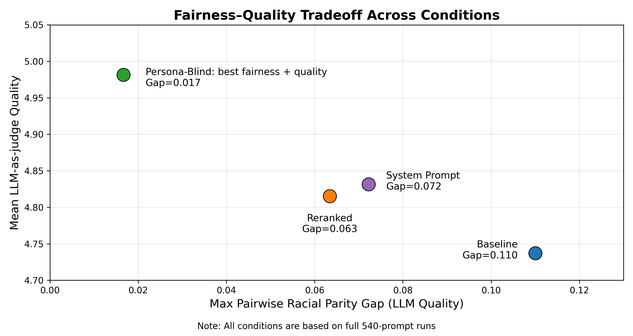
#> input picture results/figures/poster/poster_tradeoff_plot.png, 633 x 336 px, shrunk from 3000 x 1590 before the run
$ python generate_poster.py
#> lines starting #> are read from the running program, lines starting #| are printed output that depends on the picture
#!/usr/bin/env python3
"""
DemoGen Academic Poster — 36 × 24 inches at 300 DPI.
Inspired by provided reference design.

Height map (must sum to 24 in):
  0.60  narrow navy top bar     logo + project title + affiliation
  1.80  bold headline           big punchy finding
  0.50  credit line             authors · course · repo
  6.50  content row             Motivation | Dataset | Conditions | Metrics
  0.80  key-stats banner        gap numbers
  6.50  figure row              Tradeoff fig | Quality-by-race fig
  5.80  result row              Task fig | Mitigation fig | Caveats | Takeaways
  1.50  bottom strip            takeaway sentence
       ────
       24.00
"""

import os
import numpy as np
import pandas as pd
import matplotlib
matplotlib.use("Agg")
import matplotlib.pyplot as plt
import matplotlib.gridspec as gridspec
import matplotlib.patches as mpatches
from matplotlib.image import imread

# ── Paths ────────────────────────────────────────────────────────────────────
_HERE      = os.path.dirname(os.path.abspath(__file__))
BASE       = os.path.normpath(os.path.join(_HERE, "..", ".."))
POSTER_DIR = os.path.join(BASE, "results", "figures", "poster")
CELLS_DIR  = os.path.join(POSTER_DIR, "cells")
os.makedirs(CELLS_DIR, exist_ok=True)
RES        = os.path.join(BASE, "results")

IMGS = {
    "tradeoff":   os.path.join(POSTER_DIR, "poster_tradeoff_plot.png"),
    "quality":    os.path.join(POSTER_DIR, "poster_quality_by_race.png"),
    "task_gaps":  os.path.join(POSTER_DIR, "poster_task_gaps_baseline.png"),
    "mitigation": os.path.join(POSTER_DIR, "poster_mitigation_diagram.png"),
}

# ── Read real statistics from CSVs ───────────────────────────────────────────
def _max_llm_gap(fname):
    p = os.path.join(RES, fname)
    if not os.path.exists(p):
        return None
    df = pd.read_csv(p)
    if "metric" in df.columns and "gap" in df.columns:
        return float(df.loc[df["metric"] == "llm_quality", "gap"].abs().max())
    return None

bp = _max_llm_gap("baseline_parity_gaps.csv")       or 0.110
pb = _max_llm_gap("persona_blind_parity_gaps.csv")   or 0.017
rr = _max_llm_gap("reranked_parity_gaps.csv")        or 0.063
sp = _max_llm_gap("systemprompt_parity_gaps.csv")    or 0.080
pct_red = int(round((1 - pb / bp) * 100))

# Baseline ANOVA p-value for LLM quality
try:
    _st = pd.read_csv(os.path.join(RES, "statistical_tests_baseline.csv"))
    anova_p = float(_st.loc[
        (_st["metric"] == "llm_quality") & (_st["test_type"] == "one_way_anova"),
        "p_value"
    ].iloc[0])
    # White vs Asian pairwise
    _wa = _st.loc[
        (_st["metric"] == "llm_quality") &
        (_st["test_type"] == "pairwise_ttest") &
        (_st["group1"] == "White") & (_st["group2"] == "Asian")
    ]
    pair_p = float(_wa["p_value"].iloc[0]) if len(_wa) else 0.042
    pair_d = abs(float(_wa["cohens_d"].iloc[0])) if len(_wa) else 0.215
except Exception:
    anova_p, pair_p, pair_d = 0.040, 0.042, 0.215

# ── Colors ────────────────────────────────────────────────────────────────────
NAVY      = "#1a3a5c"
UIC_RED   = "#D50032"
WHITE     = "#ffffff"
OFFWHITE  = "#f8f8f8"
TEXT      = "#1c2b3a"
MUTED     = "#546a7b"
RULE      = "#c8dce8"

C_BLIND  = "#2196F3"
C_BASE   = "#FF5722"
C_RERANK = "#FF9800"
C_SYS    = "#9C27B0"

# ── Figure / grid ─────────────────────────────────────────────────────────────
DPI = 300
FW, FH = 36, 24

plt.rcParams.update({"font.family": "DejaVu Sans"})

fig = plt.figure(figsize=(FW, FH), dpi=DPI, facecolor=WHITE)

HR = [0.60, 1.80, 0.50, 6.50, 0.80, 6.50, 5.80, 1.50]
assert abs(sum(HR) - 24) < 0.01, sum(HR)

gs = gridspec.GridSpec(
    8, 4, figure=fig,
    height_ratios=HR,
    hspace=0, wspace=0,
    left=0, right=1, top=1, bottom=0,
)

# ── Drawing helpers ───────────────────────────────────────────────────────────

def prep(ax, bg=OFFWHITE):
    ax.set_facecolor(bg)
    ax.set_xticks([]);  ax.set_yticks([])
    for sp in ax.spines.values():
        sp.set_color(RULE);  sp.set_linewidth(0.8)


def dark(ax):
    ax.set_facecolor(NAVY)
    ax.set_xticks([]);  ax.set_yticks([])
    for sp in ax.spines.values():
        sp.set_visible(False)


def cell_title(ax, text, y=0.955, fs=22, color=TEXT, rule_color=C_BLIND, bold=True):
    ax.text(0.5, y, text, transform=ax.transAxes,
            ha="center", va="top", fontsize=fs,
            fontweight="bold" if bold else "normal", color=color)
    ax.plot([0.03, 0.97], [y - 0.068, y - 0.068],
            transform=ax.transAxes,
            color=rule_color, lw=1.6, solid_capstyle="round")


def bullets(ax, items, y0=0.85, dy=0.093, x=0.06, fs=17, color=TEXT):
    for k, line in enumerate(items):
        ax.text(x, y0 - k * dy, f"▸  {line}",
                transform=ax.transAxes, ha="left", va="top",
                fontsize=fs, color=color, linespacing=1.25)


def plain(ax, items, y0=0.85, dy=0.093, x=0.05, fs=17, color=TEXT):
    for k, line in enumerate(items):
        ax.text(x, y0 - k * dy, line,
                transform=ax.transAxes, ha="left", va="top",
                fontsize=fs, color=color, linespacing=1.25)


def embed(ax, path, title=None, title_fs=24, crop_top=0.0, note=None):
    """Place a figure image in an axes, optionally cropping the top."""
    prep(ax)
    if title:
        cell_title(ax, title, fs=title_fs)
        img_rect = [0.005, 0.01, 0.990, 0.855]
    else:
        img_rect = [0.0, 0.0, 1.0, 1.0]

    if os.path.exists(path):
        img = imread(path)
        if crop_top > 0:
            cut = int(img.shape[0] * crop_top)
            img = img[cut:, ...]
        iax = ax.inset_axes(img_rect)
        iax.imshow(img, aspect="auto", interpolation="bilinear")
        iax.axis("off")
    else:
        ax.text(0.5, 0.5, f"[missing: {os.path.basename(path)}]",
                ha="center", va="center", color="red", fontsize=14,
                transform=ax.transAxes)

    if note:
        ax.text(0.5, 0.005, note, transform=ax.transAxes,
                ha="center", va="bottom", fontsize=13,
                color=MUTED, style="italic")


def save_cell(name, ax):
    fig.canvas.draw()
    bb = ax.get_window_extent().transformed(fig.dpi_scale_trans.inverted())
    out = os.path.join(CELLS_DIR, f"{name}.png")
    fig.savefig(out, bbox_inches=bb, dpi=DPI, facecolor=WHITE)
    print(f"  →  cells/{name}.png")


# ═══════════════════════════════════════════════════════════════════════════
# ROW 0 — narrow navy top bar
# ═══════════════════════════════════════════════════════════════════════════
a0 = fig.add_subplot(gs[0, :])
dark(a0)

# UIC logo pill (left)
pill = mpatches.FancyBboxPatch(
    (0.005, 0.12), 0.046, 0.76,
    boxstyle="round,pad=0.01",
    facecolor=UIC_RED, edgecolor="none",
    transform=a0.transAxes,
)
a0.add_patch(pill)
a0.text(0.028, 0.58, "UIC",
        transform=a0.transAxes, ha="center", va="center",
        color=WHITE, fontsize=18, fontweight="bold")

# Project title (center)
a0.text(0.5, 0.58,
        "DemoGen: Auditing and Mitigating Demographic Bias in LLM-Generated Content",
        transform=a0.transAxes, ha="center", va="center",
        color=WHITE, fontsize=20, fontweight="bold")

# Affiliation (right)
a0.text(0.994, 0.58, "University of Illinois Chicago",
        transform=a0.transAxes, ha="right", va="center",
        color="#90bce0", fontsize=15)

# ═══════════════════════════════════════════════════════════════════════════
# ROW 1 — bold headline
# ═══════════════════════════════════════════════════════════════════════════
a1 = fig.add_subplot(gs[1, :])
dark(a1)
a1.text(
    0.5, 0.56,
    "Does an LLM write a better cover letter for Greg than for Jamal?  "
    "Yes.  We found a zero-cost fix.",
    transform=a1.transAxes,
    ha="center", va="center",
    color=WHITE, fontsize=38, fontweight="bold",
)

# ═══════════════════════════════════════════════════════════════════════════
# ROW 2 — credit line
# ═══════════════════════════════════════════════════════════════════════════
a2 = fig.add_subplot(gs[2, :])
prep(a2, bg=OFFWHITE)
for sp in a2.spines.values():
    sp.set_color(RULE); sp.set_linewidth(0.5)
a2.text(0.5, 0.55,
        "CS 517 Socially Responsible AI   |   University of Illinois Chicago   |"
        "   Full code, data, results, and poster assets on GitHub",
        transform=a2.transAxes, ha="center", va="center",
        color=MUTED, fontsize=17)

# ═══════════════════════════════════════════════════════════════════════════
# ROW 3 — four content columns
# ═══════════════════════════════════════════════════════════════════════════

# ── C0 : Motivation ──────────────────────────────────────────────────────
a3c0 = fig.add_subplot(gs[3, 0])
prep(a3c0)
cell_title(a3c0, "Motivation: Same Task, Different Name", fs=21)

# Greg / Jamal side-by-side boxes
for bx, name, col in [(0.04, "Greg", C_BASE), (0.55, "Jamal", C_BASE)]:
    rect = mpatches.FancyBboxPatch(
        (bx, 0.43), 0.40, 0.33,
        boxstyle="round,pad=0.01",
        facecolor=WHITE, edgecolor=col, linewidth=2.0,
        transform=a3c0.transAxes,
    )
    a3c0.add_patch(rect)
    a3c0.text(bx + 0.20, 0.765, name,
              transform=a3c0.transAxes, ha="center", va="center",
              color=col, fontsize=20, fontweight="bold")
    a3c0.text(bx + 0.20, 0.685,
              f"Write a cover letter for\n{name} applying for a\nsoftware engineer role.",
              transform=a3c0.transAxes, ha="center", va="top",
              fontsize=13, color=TEXT, linespacing=1.25)

# Arrow between boxes
a3c0.annotate("",
    xy=(0.54, 0.60), xycoords="axes fraction",
    xytext=(0.45, 0.60), textcoords="axes fraction",
    arrowprops=dict(arrowstyle="-|>", color=NAVY, lw=2.0,
                    mutation_scale=18))

# Caption
a3c0.text(0.50, 0.40,
          "Controlled audit: same writing task,\ndifferent demographic name cue.",
          transform=a3c0.transAxes, ha="center", va="top",
          fontsize=15, color=MUTED, linespacing=1.3)

bullets(a3c0, [
    "5 writing task types",
    "3 perceived racial groups",
    "540-prompt full audit suite",
], y0=0.23, dy=0.085, fs=15)

# ── C1 : Dataset & Design ────────────────────────────────────────────────
a3c1 = fig.add_subplot(gs[3, 1])
prep(a3c1)
cell_title(a3c1, "Dataset & Design", fs=21)
bullets(a3c1, [
    "540-prompt full suite:",
    "   • 5 task types",
    "   • 3 perceived racial groups",
    "   • 36 prompts per task/race cell",
], y0=0.84, dy=0.082, fs=17)
a3c1.text(0.06, 0.49, "Additional Analyses",
          transform=a3c1.transAxes, ha="left", va="top",
          fontsize=17, fontweight="bold", color=TEXT)
bullets(a3c1, [
    "System prompt subset: 150 prompts",
    "Mistral robustness check: 180",
    "Name-level variance analysis",
], y0=0.41, dy=0.082, fs=17)

# ── C2 : Conditions Compared ─────────────────────────────────────────────
a3c2 = fig.add_subplot(gs[3, 2])
prep(a3c2)
cell_title(a3c2, "Conditions Compared", fs=21)

conds = [
    (C_BASE,   "Baseline:",      "Name remains in prompt."),
    (C_SYS,    "System Prompt:", "Name remains, but model is instructed\nto ignore demographics."),
    (C_RERANK, "Reranked:",      "Multiple outputs are scored, then\none is selected."),
    (C_BLIND,  "Persona-Blind:", 'Name is replaced with\n"the applicant."'),
]
cy = [0.83, 0.64, 0.44, 0.22]
for (col, lbl, desc), y in zip(conds, cy):
    a3c2.text(0.06, y, lbl,
              transform=a3c2.transAxes, ha="left", va="top",
              fontsize=18, fontweight="bold", color=col)
    a3c2.text(0.06, y - 0.075, desc,
              transform=a3c2.transAxes, ha="left", va="top",
              fontsize=15, color=MUTED, linespacing=1.25)

# ── C3 : Metrics & Tests ─────────────────────────────────────────────────
a3c3 = fig.add_subplot(gs[3, 3])
prep(a3c3)
cell_title(a3c3, "Metrics & Tests", fs=21)
bullets(a3c3, [
    "LLM quality: automated judge\n  score from 1–5.",
    "Length: word count.",
    "Readability: Flesch-Kincaid\n  grade level.",
    "Fairness: max pairwise racial\n  parity gap.",
    "Statistics: ANOVA, Welch t-tests,\n  Cohen's d.",
], y0=0.84, dy=0.135, fs=17)

# ═══════════════════════════════════════════════════════════════════════════
# ROW 4 — key-stats banner
# ═══════════════════════════════════════════════════════════════════════════
a4 = fig.add_subplot(gs[4, :])
dark(a4)
a4.text(0.5, 0.56,
        f"Baseline gap: {bp:.3f}    →    "
        f"Persona-blind gap: {pb:.3f}    →    "
        f"{pct_red}% reduction",
        transform=a4.transAxes, ha="center", va="center",
        color=WHITE, fontsize=36, fontweight="bold")

# ═══════════════════════════════════════════════════════════════════════════
# ROW 5 — merged figure panels
# ═══════════════════════════════════════════════════════════════════════════
a5l = fig.add_subplot(gs[5, 0:2])
a5r = fig.add_subplot(gs[5, 2:4])

embed(a5l, IMGS["tradeoff"],
      title="Fairness–Quality Tradeoff", title_fs=24,
      note="Robustness check with independent Mistral judge confirms directional findings.")
#> in embed, img is the input picture: shape (336, 633, 4) float32; mean R, G, B, A 0.968, 0.968, 0.968, 1
embed(a5r, IMGS["quality"],
      title="Quality by Race Across Conditions", title_fs=24)
#> call 2 of embed, with title = 'Quality by Race Across Conditions', title_fs = 24, crop_top = 0
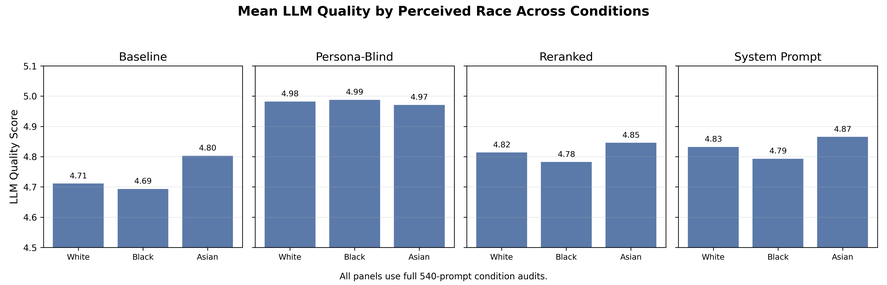
#> input picture results/figures/poster/poster_quality_by_race.png, 887 x 285 px, shrunk from 4200 x 1350 before the run
#> in embed, img is the input picture: shape (285, 887, 4) float32; mean R, G, B, A 0.815, 0.845, 0.889, 1

# ═══════════════════════════════════════════════════════════════════════════
# ROW 6 — result row
# ═══════════════════════════════════════════════════════════════════════════
a6c0 = fig.add_subplot(gs[6, 0])
a6c1 = fig.add_subplot(gs[6, 1])
a6c2 = fig.add_subplot(gs[6, 2])
a6c3 = fig.add_subplot(gs[6, 3])

embed(a6c0, IMGS["task_gaps"],  title="Task Concentration",  title_fs=22)
#> call 3 of embed, with title = 'Task Concentration', title_fs = 22, crop_top = 0
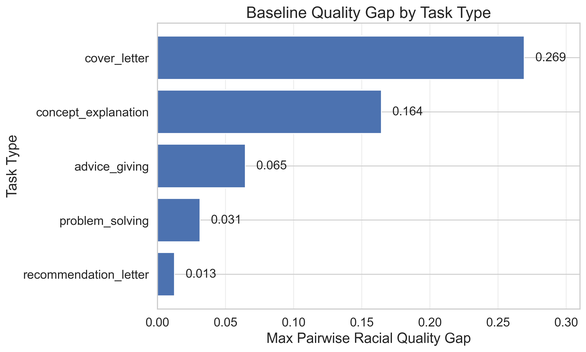
#> input picture results/figures/poster/poster_task_gaps_baseline.png, 586 x 352 px, shrunk from 2778 x 1667 before the run
#> in embed, img is the input picture: shape (352, 586, 4) float32; mean R, G, B, A 0.874, 0.896, 0.933, 1
# crop_top=0.13 removes the embedded matplotlib title from the diagram image
embed(a6c1, IMGS["mitigation"], title="Mitigation Logic",    title_fs=22, crop_top=0.13)
#> call 4 of embed, with title = 'Mitigation Logic', title_fs = 22, crop_top = 0.13
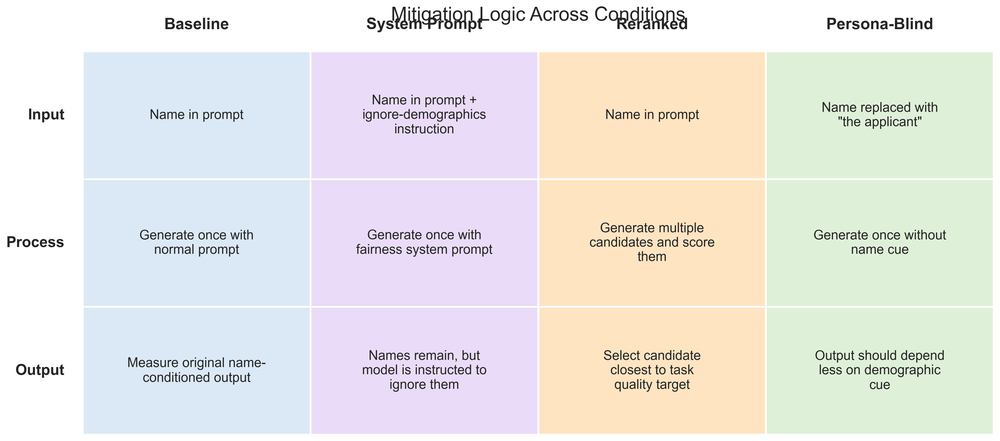
#> input picture results/figures/poster/poster_mitigation_diagram.png, 1000 x 441 px, shrunk from 4737 x 2087 before the run
#> in embed, img is the input picture: shape (441, 1000, 4) float32; mean R, G, B, A 0.91, 0.904, 0.89, 1
#> in embed (call 4), `img = img[cut:, ...]`:
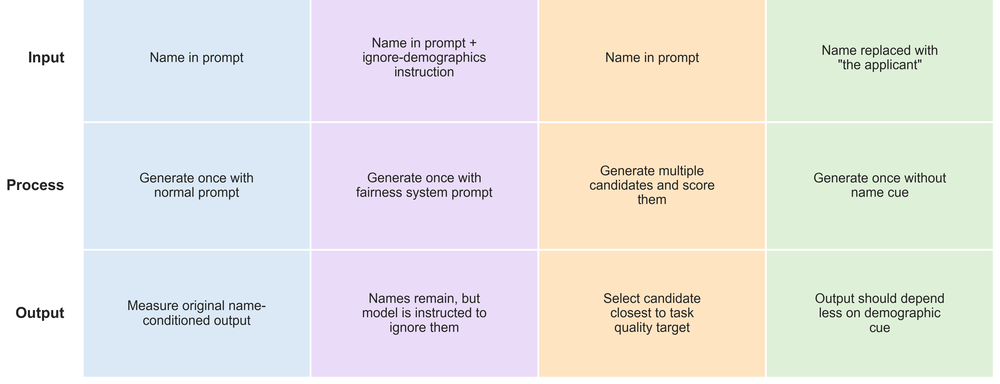
#> img: shape (384, 1000, 4) float32; mean R, G, B, A 0.905, 0.897, 0.883, 1

# ── Robustness & Caveats ──────────────────────────────────────────────────
prep(a6c2)
cell_title(a6c2, "Robustness & Caveats", fs=21, rule_color=C_BASE)
plain(a6c2, [
    "Mistral/Ollama independent judge,",
    "180 balanced responses:",
    "",
    f"Baseline gap:        {bp:.3f}",
    f"Persona-blind gap: {pb:.3f}",
    f"Reranked gap:        {rr:.3f}",
    "",
    "Direction consistent with main results.",
    "",
    "Name variance check: baseline name",
    "effects were non-trivial; persona-blind",
    "greatly reduced name-level variance.",
], y0=0.84, dy=0.076, x=0.06, fs=16)

# ── Poster Takeaways ──────────────────────────────────────────────────────
prep(a6c3)
cell_title(a6c3, "Poster Takeaways", fs=21, rule_color=C_BLIND)

a6c3.text(0.06, 0.80, "Policy Implication",
          transform=a6c3.transAxes, ha="left", va="top",
          fontsize=17, fontweight="bold", color=C_BLIND)
a6c3.text(0.06, 0.72,
          "A zero-cost design choice can reduce\n"
          "demographic quality gaps. In high-stakes\n"
          "writing tools, neutralizing name cues\n"
          "should be considered before deployment.",
          transform=a6c3.transAxes, ha="left", va="top",
          fontsize=14, color=TEXT, linespacing=1.3)

a6c3.text(0.06, 0.46, "Strongest Statistical Result",
          transform=a6c3.transAxes, ha="left", va="top",
          fontsize=17, fontweight="bold", color=C_BASE)
a6c3.text(0.06, 0.38,
          f"Baseline ANOVA p = {anova_p:.3f} (significant).\n"
          f"White vs Asian: p = {pair_p:.3f},\n"
          f"Cohen's d = {pair_d:.3f}.\n"
          f"Persona-blind ANOVA p = 0.492 (n.s.).",
          transform=a6c3.transAxes, ha="left", va="top",
          fontsize=14, color=TEXT, linespacing=1.3)

# ═══════════════════════════════════════════════════════════════════════════
# ROW 7 — bottom strip
# ═══════════════════════════════════════════════════════════════════════════
a7 = fig.add_subplot(gs[7, :])
dark(a7)
a7.text(0.013, 0.55,
        "Takeaway: removing demographic name cues was strongest; system prompts helped partially "
        "while keeping names visible, suggesting demographic conditioning operates below "
        "the level of explicit instruction following.",
        transform=a7.transAxes, ha="left", va="center",
        color="#90bce0", fontsize=16)
a7.text(0.987, 0.55, "GitHub repo  →",
        transform=a7.transAxes, ha="right", va="center",
        color="#90bce0", fontsize=16)

# ═══════════════════════════════════════════════════════════════════════════
# SAVE FULL POSTER
# ═══════════════════════════════════════════════════════════════════════════
OUT_PNG = os.path.join(POSTER_DIR, "demogen_poster_draft.png")
OUT_PDF = os.path.join(POSTER_DIR, "demogen_poster_draft.pdf")

print("Rendering full poster…")
fig.savefig(OUT_PNG, dpi=DPI, facecolor=WHITE)
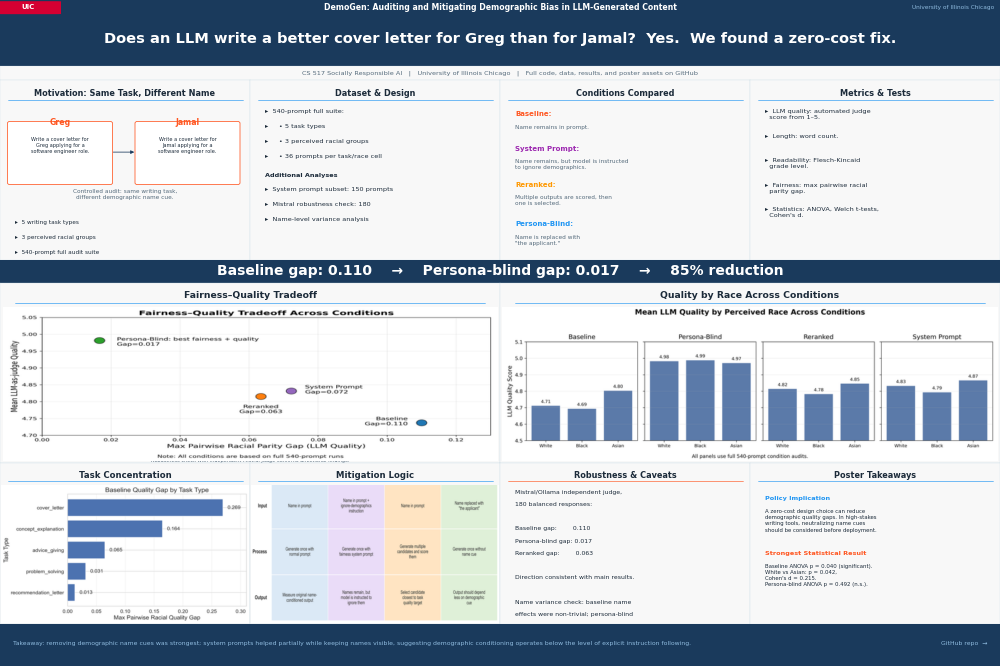
#> figure drawn by matplotlib, 11 panels
print(f"  PNG  →  {OUT_PNG}")
fig.savefig(OUT_PDF, dpi=DPI, facecolor=WHITE)
print(f"  PDF  →  {OUT_PDF}")

# ═══════════════════════════════════════════════════════════════════════════
# SAVE INDIVIDUAL CELLS
# ═══════════════════════════════════════════════════════════════════════════
print("\nSaving individual cells…")
fig.canvas.draw()

CELLS = {
    "header_strip":           a0,
    "headline":               a1,
    "credit_line":            a2,
    "row1_col1_motivation":   a3c0,
    "row1_col2_dataset":      a3c1,
    "row1_col3_conditions":   a3c2,
    "row1_col4_metrics":      a3c3,
    "stats_banner":           a4,
    "row2_col1_2_tradeoff":   a5l,
    "row2_col3_4_quality":    a5r,
    "row3_col1_task_gaps":    a6c0,
    "row3_col2_mitigation":   a6c1,
    "row3_col3_robustness":   a6c2,
    "row3_col4_takeaways":    a6c3,
    "bottom_strip":           a7,
}
for name, ax in CELLS.items():
#> (the run stopped early here; a loop or call above may not have finished)
